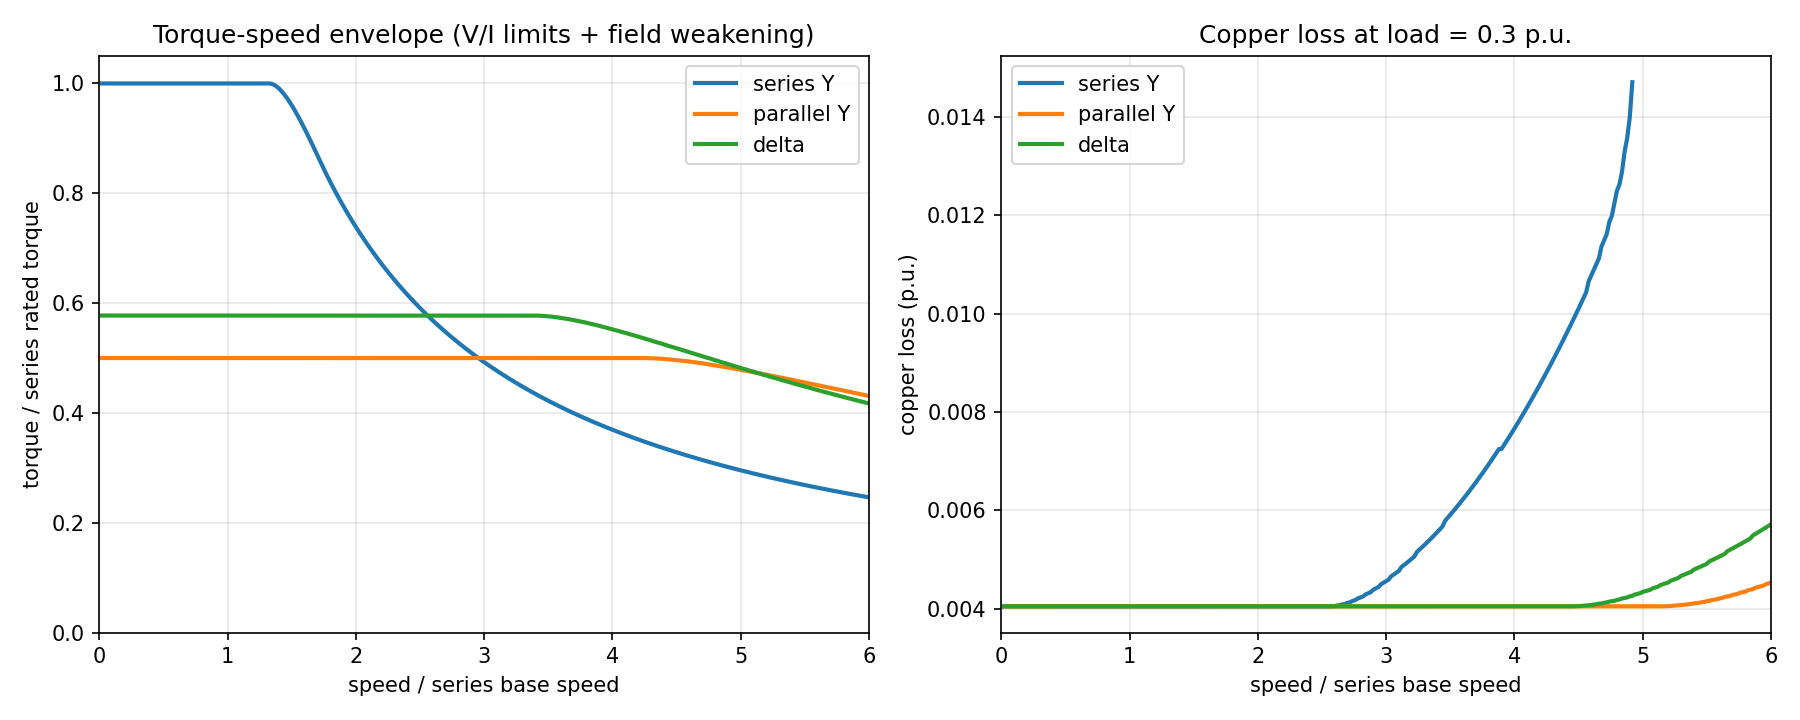

Recreate this plot in Python.
# -*- coding: utf-8 -*-
"""Torque-speed envelope with voltage/current limits and field weakening."""
import numpy as np, matplotlib
matplotlib.use("Agg")
import matplotlib.pyplot as plt

I_MAX=1.0; V_Y=1.0; R=0.03; I_CH=0.5; P=2
KT=1.0                      # series torque per phase current
LAM=KT/3.0                  # lambda_pm = kt/(3p)*... per-unit
L= LAM/I_CH

CFG = {
 'series Y':   dict(kt=KT,   lam=LAM,   L=L,     R=R,      V=V_Y,      I=I_MAX),
 'parallel Y': dict(kt=KT/2, lam=LAM/2, L=L/4,   R=R/4,    V=V_Y,      I=I_MAX),
 'delta':      dict(kt=KT, lam=LAM, L=L, R=R,   V=V_Y*np.sqrt(3), I=I_MAX/np.sqrt(3)),
}

def tmax(cfg, w):
    kt,lam,Lc,Rc,V,I = cfg['kt'],cfg['lam'],cfg['L'],cfg['R'],cfg['V'],cfg['I']
    best=0.0; best_id=0.0
    for id_ in np.linspace(-I,I,801):
        # voltage limit: (R id - w L iq)^2 + (R iq + w(L id + lam))^2 <= V^2
        a=(w*Lc)**2+Rc**2
        b=2*(-w*Lc*Rc*id_ + Rc*w*(Lc*id_+lam))
        c=(Rc*id_)**2+(w*(Lc*id_+lam))**2-V**2
        disc=b*b-4*a*c
        iq_v = (-b+np.sqrt(disc))/(2*a) if disc>0 else -1
        iq=min(np.sqrt(max(I*I-id_*id_,0)), max(iq_v,0))
        T=kt*iq
        if T>best: best=T; best_id=id_
    return best,best_id

ws=np.linspace(0.02,8,400)
fig,ax=plt.subplots(1,2,figsize=(12,4.8))
for name,c in CFG.items():
    T=np.array([tmax(c,w)[0] for w in ws])
    ax[0].plot(ws,T,label=name,lw=2)
ax[0].set_xlim(0,6); ax[0].set_ylim(0,1.05)
ax[0].set_xlabel('speed / series base speed'); ax[0].set_ylabel('torque / series rated torque')
ax[0].set_title('Torque-speed envelope (V/I limits + field weakening)')
ax[0].grid(alpha=.3); ax[0].legend()

# copper loss at a load torque of 0.3 p.u., choose min-loss config
TL=0.3
for name,c in CFG.items():
    Pcu=[]
    for w in ws:
        # find min current that gives TL, respecting voltage
        kt,lam,Lc,Rc,V,I=c['kt'],c['lam'],c['L'],c['R'],c['V'],c['I']
        best=np.nan
        for id_ in np.linspace(-I,I,601):
            iq=TL/kt
            if id_*id_+iq*iq>I*I: continue
            vd=Rc*id_-w*Lc*iq; vq=Rc*iq+w*(Lc*id_+lam)
            if vd*vd+vq*vq<=V*V:
                loss=1.5*(id_*id_+iq*iq)*Rc
                if np.isnan(best) or loss<best: best=loss
        Pcu.append(best)
    ax[1].plot(ws,Pcu,label=name,lw=2)
ax[1].set_xlim(0,6); ax[1].set_xlabel('speed / series base speed')
ax[1].set_ylabel('copper loss (p.u.)'); ax[1].set_title('Copper loss at load = 0.3 p.u.')
ax[1].grid(alpha=.3); ax[1].legend()
plt.tight_layout(); plt.savefig('envelope.png',dpi=150)
print('saved envelope.png')

for w in [1,1.5,2,3,4]:
    print('w=%.1f  '%w + '  '.join('%s %.3f'%(n,tmax(c,w)[0]) for n,c in CFG.items()))
